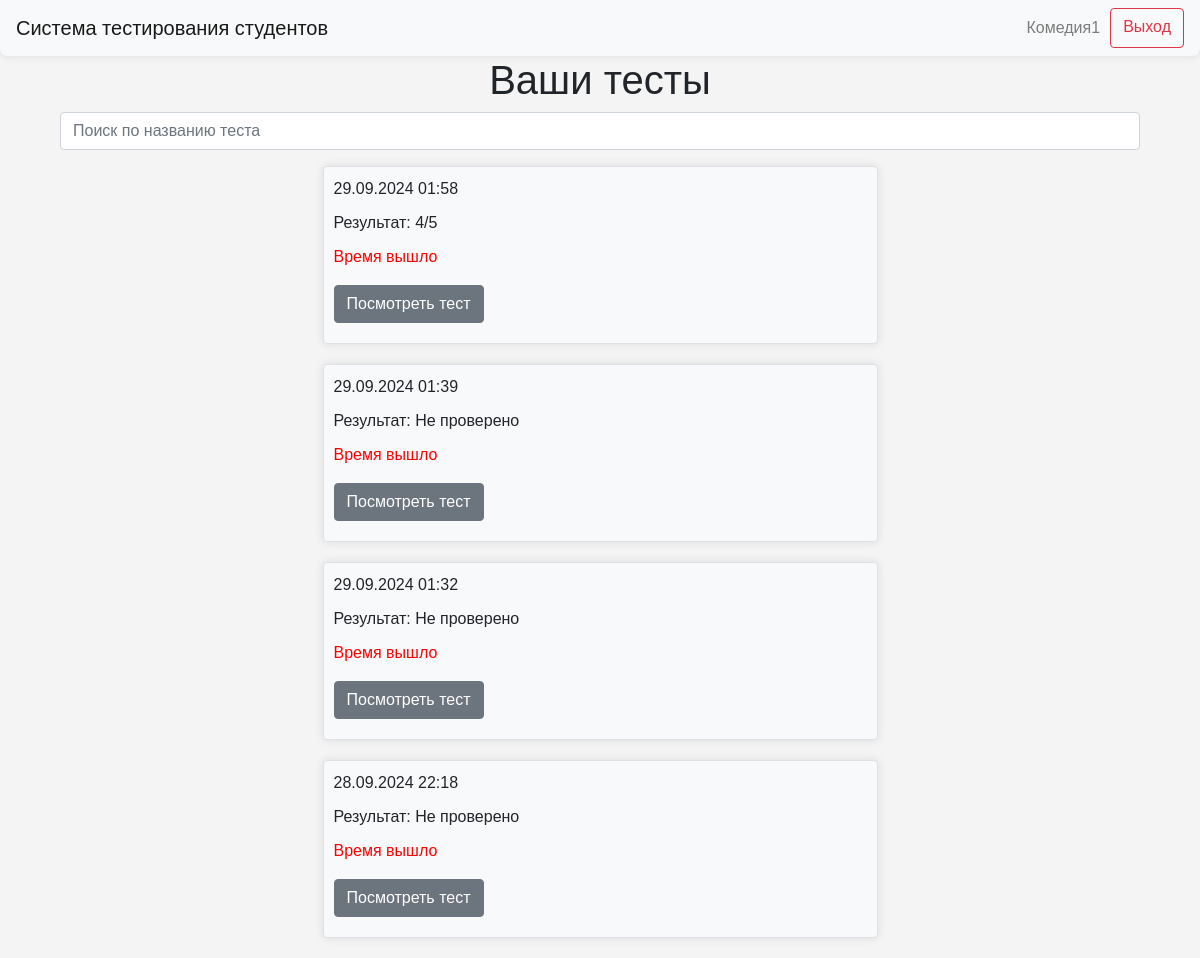
Before: / (signed in) with the older database file.
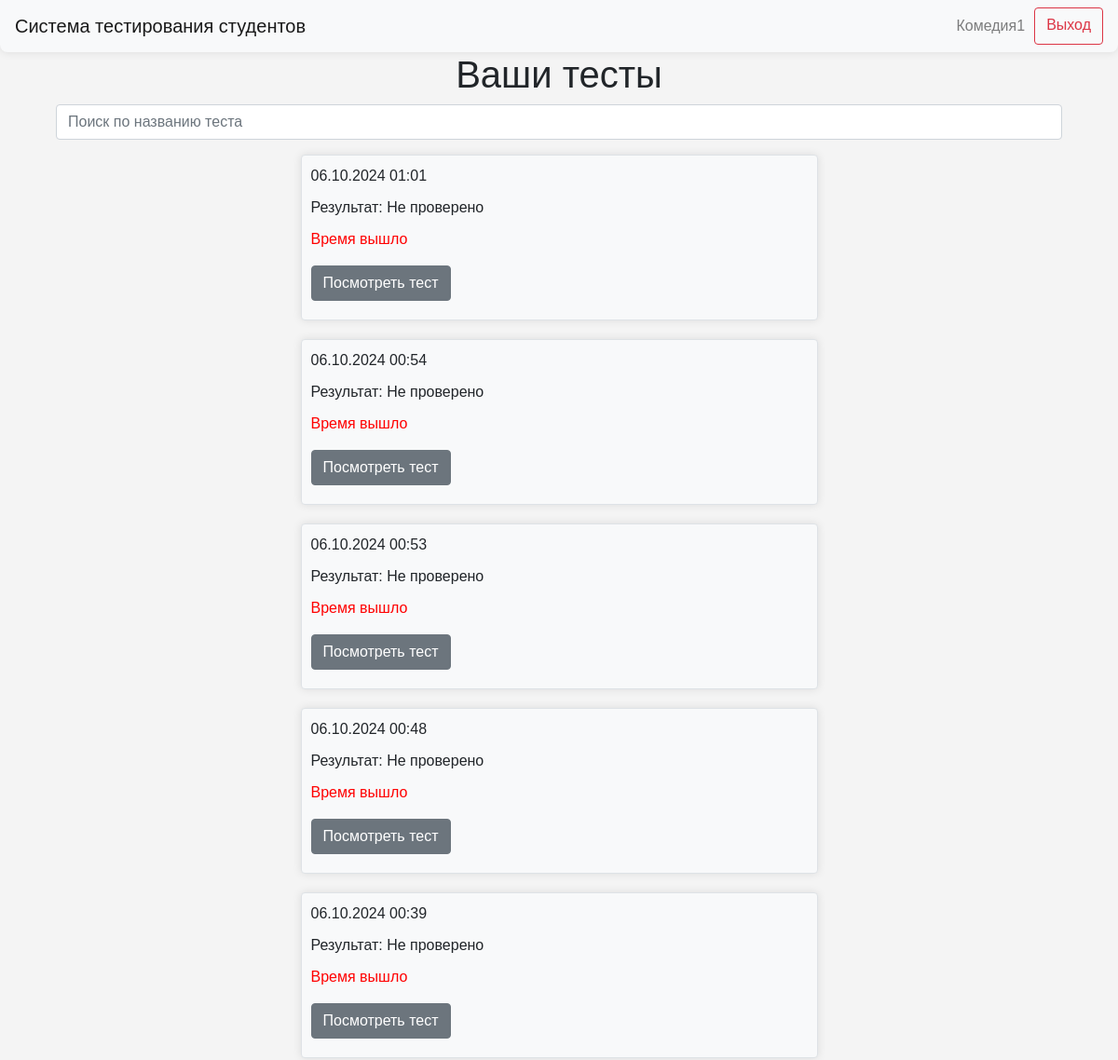
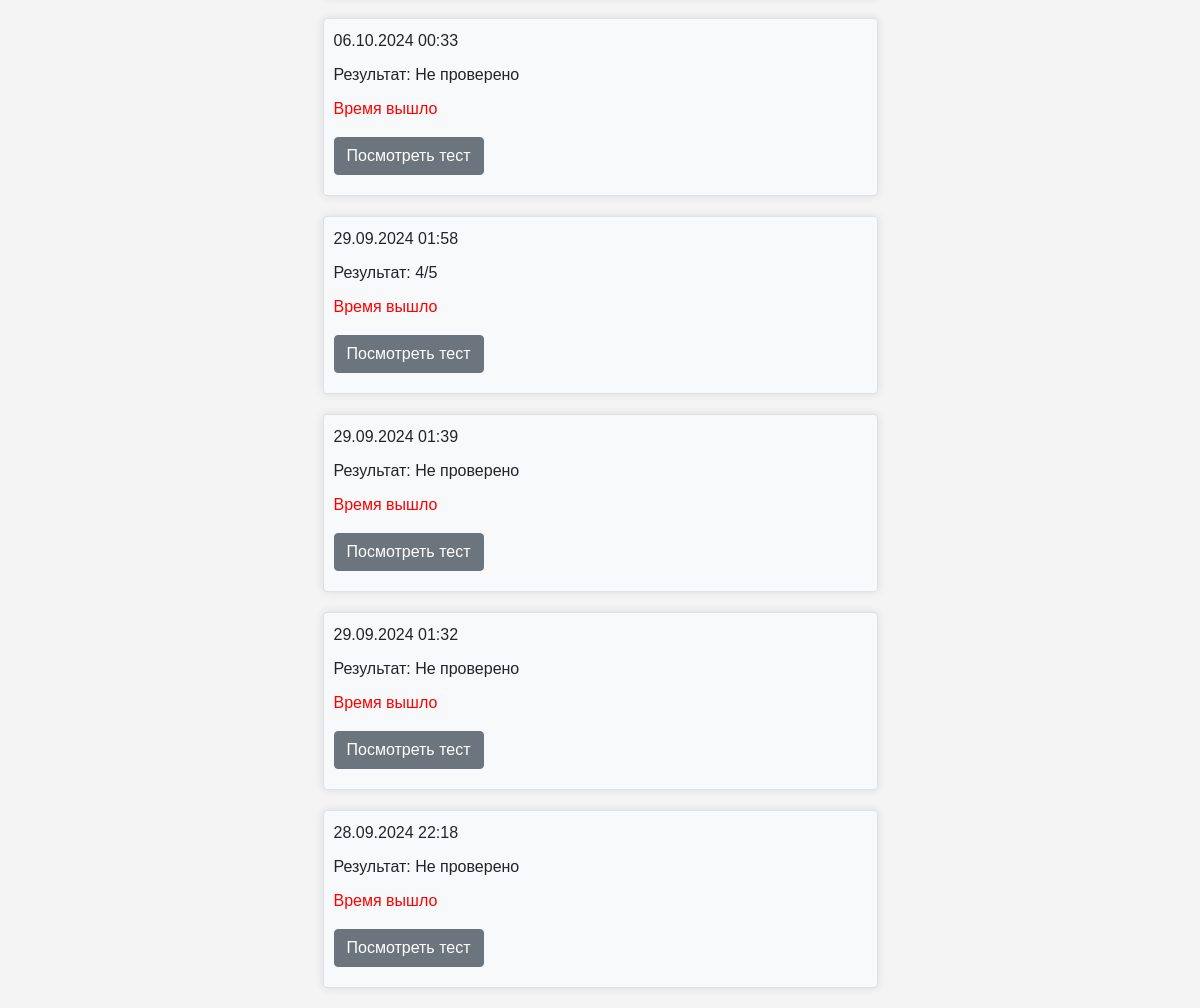
After: the same page with the newer database file (2 pictures, top to bottom).
### data/users.py (models this page shows)
class User(SqlAlchemyBase, UserMixin, SerializerMixin):
    __tablename__ = "users"
    id = sqlalchemy.Column(
        sqlalchemy.Integer,
        primary_key=True,
        autoincrement=True,
    )
    name = sqlalchemy.Column(
        sqlalchemy.String,
        nullable=True,
    )
    group_id = sqlalchemy.Column(
        sqlalchemy.Integer,
        sqlalchemy.ForeignKey(
            "groups.id",
            ondelete="CASCADE",
        ),
        nullable=False,
    )
    date_of_birth = sqlalchemy.Column(
        sqlalchemy.Date,
        nullable=True,
    )
    user_level = sqlalchemy.Column(
        sqlalchemy.String,
        default="student",
    )
    avatar = sqlalchemy.Column(
        sqlalchemy.String,
        nullable=True,
        default="icon.jpg",
    )

### data/blitz_tests.py (models this page shows)
class BlitzTest(SqlAlchemyBase, UserMixin, SerializerMixin):
    __tablename__ = "blitz_tests"
    id = sqlalchemy.Column(sqlalchemy.Integer,
                           primary_key=True, autoincrement=True)
    date = sqlalchemy.Column(sqlalchemy.DateTime, default=datetime.datetime.now)
    question_1 = sqlalchemy.Column(sqlalchemy.Integer, sqlalchemy.ForeignKey("questions.id"))
    question_2 = sqlalchemy.Column(sqlalchemy.Integer, sqlalchemy.ForeignKey("questions.id"))
    question_3 = sqlalchemy.Column(sqlalchemy.Integer, sqlalchemy.ForeignKey("questions.id"))
    question_4 = sqlalchemy.Column(sqlalchemy.Integer, sqlalchemy.ForeignKey("questions.id"))
    question_5 = sqlalchemy.Column(sqlalchemy.Integer, sqlalchemy.ForeignKey("questions.id"))
    answer_1 = sqlalchemy.Column(sqlalchemy.String, nullable=True)
    answer_2 = sqlalchemy.Column(sqlalchemy.String, nullable=True)
    answer_3 = sqlalchemy.Column(sqlalchemy.String, nullable=True)
    answer_4 = sqlalchemy.Column(sqlalchemy.String, nullable=True)
    answer_5 = sqlalchemy.Column(sqlalchemy.String, nullable=True)
    comment_1 = sqlalchemy.Column(sqlalchemy.String, nullable=True)
    comment_2 = sqlalchemy.Column(sqlalchemy.String, nullable=True)
    comment_3 = sqlalchemy.Column(sqlalchemy.String, nullable=True)
    comment_4 = sqlalchemy.Column(sqlalchemy.String, nullable=True)
    comment_5 = sqlalchemy.Column(sqlalchemy.String, nullable=True)
    result_answer_1 = sqlalchemy.Column(sqlalchemy.Boolean, nullable=True)
    result_answer_2 = sqlalchemy.Column(sqlalchemy.Boolean, nullable=True)
    result_answer_3 = sqlalchemy.Column(sqlalchemy.Boolean, nullable=True)
    result_answer_4 = sqlalchemy.Column(sqlalchemy.Boolean, nullable=True)
    result_answer_5 = sqlalchemy.Column(sqlalchemy.Boolean, nullable=True)
    student = sqlalchemy.Column(sqlalchemy.Integer, sqlalchemy.ForeignKey("users.id"))

### server.py (the view, shortened to what this page needs)
@app.route("/")
def index():
    db_sess = db_session.create_session()
    if current_user.is_authenticated:
        available_tests = db_sess.query(BlitzTest).filter(BlitzTest.student == current_user.id)
        tests_admin = db_sess.query(BlitzTest)
        date_time = datetime.datetime.now()
        students = [item for item in db_sess.query(User)]
        if current_user.user_level == "student":
            results = []
            for test in available_tests:
                test_results = 0
                if test.result_answer_1 == 1:
                    test_results += 1
                if test.result_answer_2 == 1:
                    test_results += 1
                if test.result_answer_3 == 1:
                    test_results += 1
                if test.result_answer_4 == 1:
                    test_results += 1
                if test.result_answer_5 == 1:
                    test_results += 1
                if None in [
                    test.result_answer_1,
                    test.result_answer_2,
                    test.result_answer_3,
                    test.result_answer_4,
                    test.result_answer_5,
                ]:
                    results.append("Не проверено")
                else:
                    results.append(f"{test_results}/5")
            tests_and_results = zip(available_tests, results)
            return render_template(
                "index.html", tests_and_results=tests_and_results, date_time=date_time, title="Главная"
            )
    return redirect("/authentication")

### data/db_session.py (called while the page is built)
def create_session() -> Session:
    global __factory
    return __factory()

### server.py (called while the page is built)
@login_manager.user_loader
def load_user(user_id):
    db_sess = db_session.create_session()
    return db_sess.query(User).get(user_id)

### templates/index.html (shortened to what this page needs)
{% extends "base.html" %}
{% block content %}
{% if current_user.user_level != 'admin' %}
<div class="container text-center">
    <h1>Ваши тесты</h1>
</div>
<div class="container">
    <input type="text" id="searchInput" class="form-control mb-3" placeholder="Поиск по названию теста">
</div>
{% for test, result in tests_and_results|reverse %}
<div class="col-md-6 border rounded mx-auto custom-div" style="margin-bottom: 20px; padding: 10px;">
    <p class="text-left" style="margin-bottom: 10px;">{{ test.date.strftime("%d.%m.%Y %H:%M") }}</p>
    {% if (date_time - test.date).total_seconds() > 300 %}
    <p class="text-left" style="margin-bottom: 10px;">Результат: {{ result }}</p>
    {% endif %}
    <div>
        {% if (date_time - test.date).total_seconds() > 300 %}
            <p style="color: red;">Время вышло</p>
            <a href="{{ url_for('test_result_view', test_id=test.id) }}">
                <button type="button" style="margin-bottom: 10px;" class="btn btn-secondary">Посмотреть тест</button>
            </a>
        {% else %}
            <a href="{{ url_for('start_test', test_id=test.id) }}">
                <button type="button" style="margin-bottom: 10px;" class="btn btn-primary">Решать тест</button>
            </a>
        {% endif %}
    </div>
</div>
{% endfor %}
{% endif %}
{% endblock %}

### templates/base.html (shortened to what this page needs)
<!doctype html>
<html lang="en">
<head>
    <link rel="stylesheet"
          href="https://stackpath.bootstrapcdn.com/bootstrap/4.4.1/css/bootstrap.min.css"
>
    <link rel="stylesheet" type="text/css" href="../static/css/style.css">
</head>
<body>
<header>
    <nav class="navbar navbar-light bg-light custom-navbar">
        <a class="navbar-brand" href="/">Система тестирования студентов</a>
        {% if current_user.is_authenticated %}
        <div class="d-flex flex-row-reverse">
            <a class="btn btn-outline-danger spaced-element" style="margin-left: 10px; text-align: center;"
               href="/logout">Выход</a>
            {% if current_user.user_level == 'admin' %}
            <a class="navbar-text" style="margin-left: 10px; text-align: center;">{{ current_user.name }}</a>
            <a class="navbar-text" style="margin-left: 10px; text-align: center;" href="/select_group_for_test">Выдать тест</a>
            <a class="navbar-text" style="margin-left: 10px; text-align: center;" href="/topics">Темы</a>
            <a class="navbar-text" style="margin-left: 10px; text-align: center;" href="/groups">Студенты</a>
            {% else %}
            <a class="navbar-text" style="margin-left: 10px; text-align: center;" href="{{ url_for('personal_cabinet', user_id=current_user.id) }}">{{ current_user.name }}</a>
            {% endif %}
        </div>
        {% endif %}
    </nav>
</header>
<main role="main" class="container">
    {% block content %}
    {% endblock %}
</main>
</body>
</html>

### static/css/style.css (style rules this page uses)
body { font-family: Arial, sans-serif; margin: 0; padding: 0; background-color: #f4f4f4; }
.custom-div { width: 80%; margin: 0 auto; padding: 20px; background-color: #f8f9fa; border-radius: 0 0 8px 8px; box-shadow: 0 0 10px rgba(0,0,0,0.1); }
.custom-navbar { margin: 0 auto; background-color: #f8f9fa; border-radius: 0 0 8px 8px; box-shadow: 0 0 10px rgba(0,0,0,0.1); }

Changed rows visible on the page:
added BlitzTest: date "06.10.2024 01:01", result "Не проверено"
added BlitzTest: date "06.10.2024 00:54", result "Не проверено"
added BlitzTest: date "06.10.2024 00:53", result "Не проверено"
added BlitzTest: date "06.10.2024 00:48", result "Не проверено"
added BlitzTest: date "06.10.2024 00:39", result "Не проверено"
added BlitzTest: date "06.10.2024 00:33", result "Не проверено"
